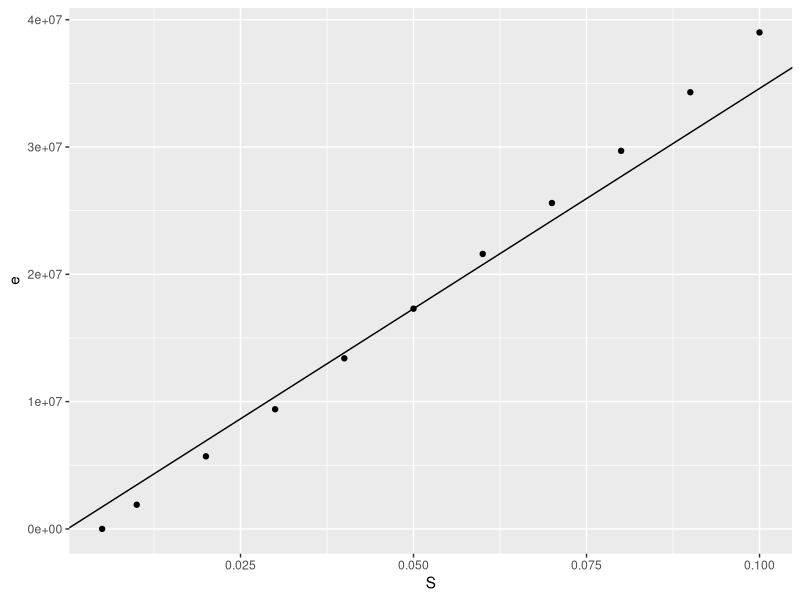
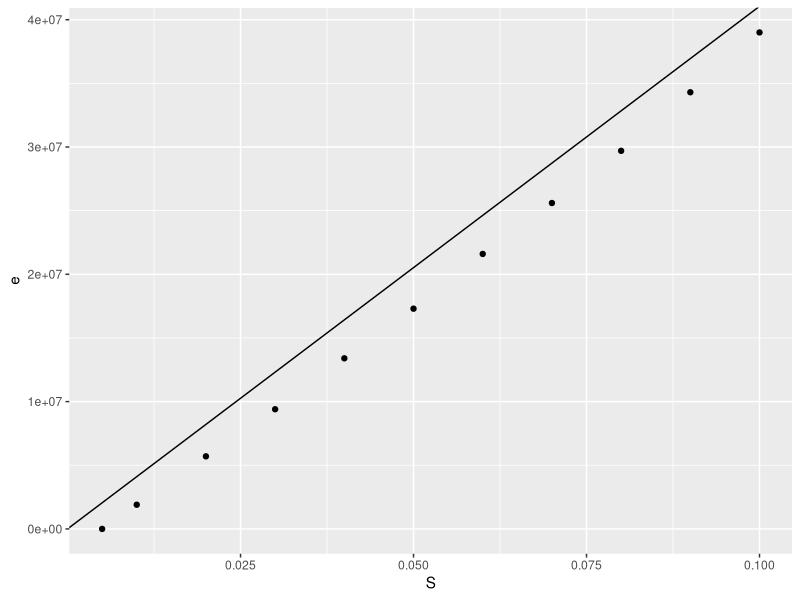
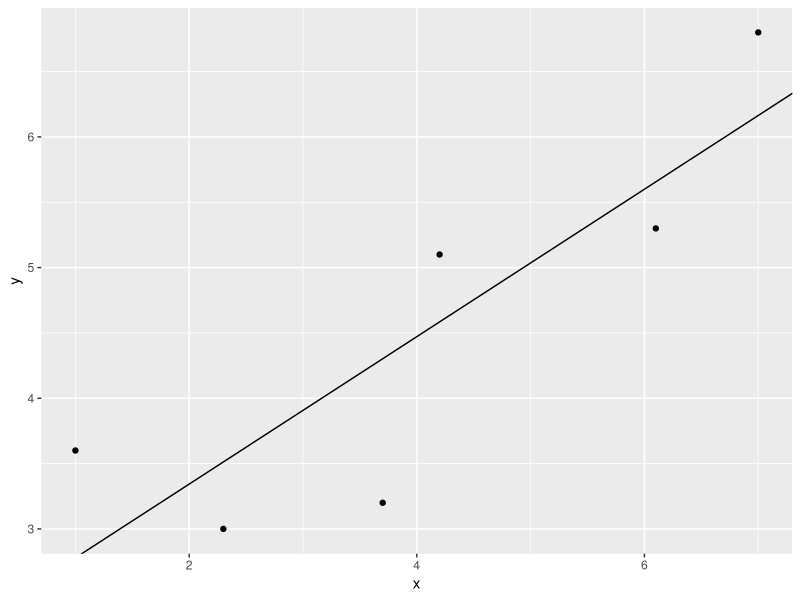

Source code (R) for these figures, in order:
## ---- chunk 1
S <- c(5,10,20,30,40,50,60,70,80,90,100)
e <- c(0,19,57,94,134,173,216,256,297,343,390)
S <- S * 10^-3
e <- e * 10^5

c <- e / S

df <- data.frame(S, e, c)
knitr::kable(df)
## ---- chunk 2
c1 <- median(c)
c1

library(ggplot2)
f1 <-ggplot(data=df) + geom_point(aes(x=S, y=e)) + geom_abline(intercept=0, slope=c1) 
f1
## ---- chunk 3
c1 <- (e[length(e)] - e[1]) / (S[length(S)] - S[1])
c1
f2 <-ggplot(data=df) + geom_point(aes(x=S, y=e)) + geom_abline(intercept=0, slope=c1) 
f2
## ---- chunk 4
x <- c(1.0,2.3,3.7,4.2,6.1,7.0)
y <- c(3.6,3.0,3.2,5.1,5.3,6.8)

df <- data.frame(x,y)

lm <- lm(y ~ x, df)
lm$coefficients

f3 <- ggplot(data=df) + geom_point(aes(x=x, y=y)) + geom_abline(intercept=lm$coefficients[1], slope=lm$coefficients[2])
f3
